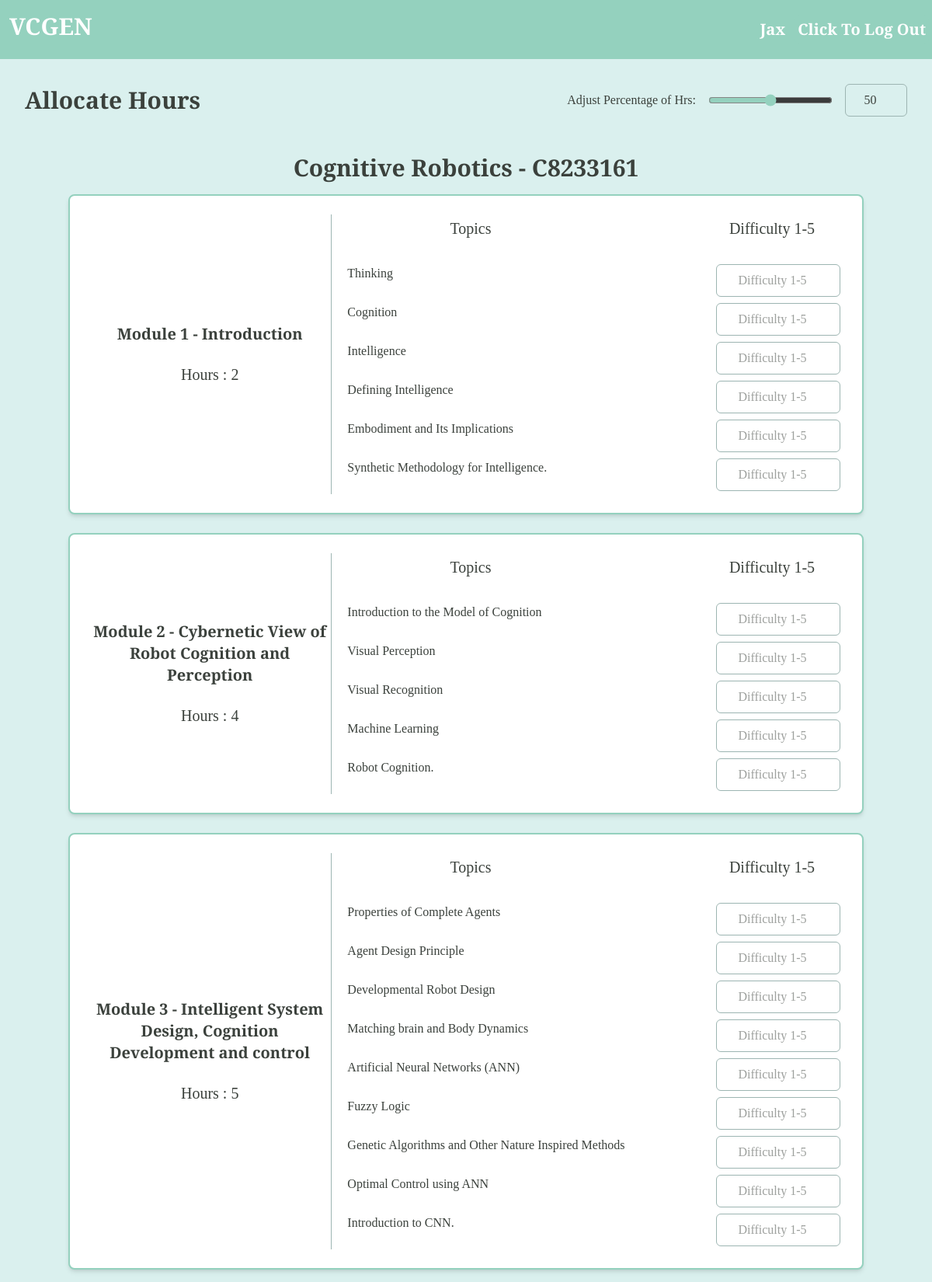
The app's page /settings/C8233161 (signed in, upper part) with its own data.
### main/models.py (models this page shows, shortened)
class Teacher(models.Model):
    teacher_id=models.CharField(max_length=8,primary_key=True)
    name=models.CharField(max_length=20)
    email=models.EmailField(null=False)
    password=models.CharField(null=False,max_length=128)

class Course(models.Model):
    course_id=models.CharField(max_length=8,primary_key=True)
    teacher=models.ForeignKey(Teacher,on_delete=models.CASCADE)
    name=models.CharField(max_length=20)
    hours=models.IntegerField()
    split=models.DecimalField(decimal_places=3,max_digits=10)

class Module(models.Model):
    module_id=models.CharField(max_length=8,primary_key=True)
    course=models.ForeignKey(Course,on_delete=models.CASCADE)
    hours=models.IntegerField()
    name=models.CharField(max_length=100)

class Topics(models.Model):
    topic_id=models.CharField(max_length=8,primary_key=True)
    module=models.ForeignKey(Module,on_delete=models.CASCADE)
    content=models.CharField(max_length=100)
    mapped_skill=models.CharField(max_length=100)
    teacherweight=models.DecimalField(decimal_places=3,max_digits=10)
    studentweight=models.DecimalField(decimal_places=3,max_digits=10)

### main/views.py (the view, shortened to what this page needs)
# urls.py: path("settings/<str:class_id>",views.settings,name="settings"),
def settings(request,class_id):
    context={}
    if 'user' not in request.session:
        return redirect('login')
    else:
        context['name']=Teacher.objects.filter(teacher_id=request.session['user'])[0].name
    ourclass=Course.objects.filter(course_id=class_id)
    if len(ourclass)<1:
        return redirect('classes')
    else:
        class cusModule:
            def __init__(self,mod):
                self.mod=mod
                self.topicslist=[]
            def addtopic(self,topic):
                self.topicslist.append(topic)
        ourclass=ourclass[0]
        datamodules=[]
        modules=Module.objects.filter(course=ourclass)
        for mod in modules:
            curmod=cusModule(mod)
            for topic in Topics.objects.filter(module=mod):
                curmod.addtopic(topic)
            datamodules.append(curmod)
        context['cid']=class_id
        context['cname']=ourclass.name
        context['modules']= datamodules
    return render(request,"main/settings.html",context=context)

### main/templates/main/settings.html (shortened to what this page needs)
{% extends "base.html" %}
{% block body %}
<div class="min-h-screen bg-[#daf0ee] p-8">
    <div class="flex justify-between items-center mb-8">
        <h1 class="text-3xl font-bold text-[#3b413c]">Allocate Hours</h1>
        <form action="#" method="post">
        <div class="flex items-center gap-4">
            <label for="scaleSlider" class="text-[#3b413c] font-medium">Adjust Percentage of Hrs:</label>
            <input
                id="ss_hoursplit"
                name="ss_hoursplit"
                type="range"
                min="25"
                max="75"
                step="1"
                value="50"
                class="w-40 accent-[#94d1be] cursor-pointer"
                oninput="sv_hoursplit.value = this.value"
            />
            <input
                type="number"
                id="sv_hoursplit"
                name="sv_hoursplit"
                min="25"
                max="75"
                value="50"
                class="w-20 p-2 border border-[#9db5b2] rounded-md focus:outline-none focus:ring-2 focus:ring-[#94d1be] text-center"
                oninput="ss_hoursplit.value = this.value"
            />
        </div>
    </div>
    <h1 class="text-3xl text-center font-bold text-[#3b413c] p-4">{{cname}} - {{cid}}</h1>
        <div class="flex flex-col gap-6 max-w-5xl mx-auto">
        {% for module in modules %}
        <div class="bg-white border-2 border-[#94d1be] rounded-lg shadow-md p-6">
            <div class="grid grid-cols-3 gap-4">
                <div class="flex flex-col items-center justify-center border-r border-[#9db5b2]">
                    <div>
                        <h2 class="text-xl font-semibold text-[#3b413c] text-center">
                        Module {{ forloop.counter }} - {{module.mod.name}}
                        </h2>
                    </div>
                    <br>
                    <div class="text-xl">
                        Hours : {{ module.mod.hours }}
                    </div>
                </div>
                <div class="flex flex-col col-span-2">
                    <div class="flex flex-row justify-between gap-3 p-1 text-xl">
                        <div class="w-1/2 text-[#3b413c] text-center">Topics</div>
                        <div class="w-44 text-center">Difficulty 1-5</div>
                    </div>
                    <br>
                    {% for topic in module.topicslist %}
                    <div class="flex flex-row justify-between gap-3 p-1">
                        <div class="text-[#3b413c]">{{ topic.content }}</div>
                        <div><input
                            type="number"
                            id="weight_{{topic.topic_id}}"
                            name="weight_{{topic.topic_id}}"
                            placeholder="Difficulty 1-5"
                            min="1"
                            max="5"
                            class="w-40 p-2 border border-[#9db5b2] rounded-md focus:outline-none focus:ring-2 focus:ring-[#94d1be] text-center"
                            required
                        /></div>
                    </div>
                    {% endfor %}
                </div>
            </div>
        </div>
        {% endfor %}
    </div>
        </div>
{% endblock %}

### main/templates/main/base.html (shortened to what this page needs)
<html>
    <head>
        <script src="https://cdn.jsdelivr.net/npm/@tailwindcss/browser@4"></script>
    </head>
    <body class="bg-[#daf0ee] text-[#3b413c] cusfont flex flex-col">
        <header class="bg-[#94d1be] text-white text-xl font-bold py-4 text-center w-full flex flex-row justify-between">
            <h1 onclick="location.href = '/';" class="hover:cursor-pointer text-3xl w-fit mx-2 px-1">VCGEN</h1>
            {% if name %}
            <div class="flex flex-row items-center">
                <h1 class="m-2">{{name}}  </h1>
                <button onclick="location.href = '/';" class="p-1 m-1 bg-[#94d1be] text-white rounded-md hover:bg-[#9db5b2] transition duration-300 hover:cursor-pointer">Click To Log Out  </button>
            </div>
            {% else %}
            <h1 onclick="location.href = '/';" class="px-1"></h1>
            {% endif %}
        </header>
        {% block body %}
        {% endblock %}
    </body>
</html>

### main/templates/main/base.html (style rules this page uses)
.cusfont { font-family: "Playfair Display", serif; font-optical-sizing: auto; }

### records on screen
Teacher: name "Jax"
Course: name "Cognitive Robotics"
Module: mod.name "Introduction", mod.hours "2"
Topics: content "Thinking"
Topics: content "Cognition"
Topics: content "Intelligence"
Topics: content "Defining Intelligence"
Topics: content "Embodiment and Its Implications"
Topics: content "Synthetic Methodology for Intelligence."
Module: mod.name "Cybernetic View of Robot Cognition and Perception", mod.hours "4"
Topics: content "Introduction to the Model of Cognition"
Topics: content "Visual Perception"
Topics: content "Visual Recognition"
Topics: content "Machine Learning"
Topics: content "Robot Cognition."
Module: mod.name "Intelligent System Design, Cognition Development and control", mod.hours "5"
Topics: content "Properties of Complete Agents"
Topics: content "Agent Design Principle"
Topics: content "Developmental Robot Design"
Topics: content "Matching brain and Body Dynamics"
Topics: content "Artificial Neural Networks (ANN)"
Topics: content "Fuzzy Logic"
Topics: content "Genetic Algorithms and Other Nature Inspired Methods"
Topics: content "Optimal Control using ANN"
Topics: content "Introduction to CNN."

### other values on screen
{{ cid }} "C8233161"
